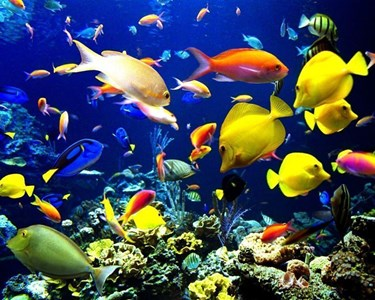
#> input picture Segmentacion de Color/image2.jpg, 375 x 300 px
$ jupyter execute segmentacionDeColoresYCoordenadas.ipynb
#> lines starting #> are read from the running program, lines starting #| are printed output that depends on the picture; after the words box and inside, x2 and y2 are one past the last pixel; in counts of white or black regions, pixels touching at a corner belong together
[cell 1]
import cv2 as cv
import numpy as np
import pandas as pd

[cell 2]
img = cv.imread('image2.jpg', 1)
#> img is the input picture: shape (300, 375, 3); mean B, G, R 91, 78, 67.9
img2 = cv.cvtColor(img, cv.COLOR_BGR2HSV)
#> img2: shape (300, 375, 3); mean H, S, V 83.4, 192.8, 126.4

#Filtro *AMARILLO*
ubb = (25, 60, 60)
uba = (35, 255, 255)

mask= cv.inRange(img2, ubb, uba)
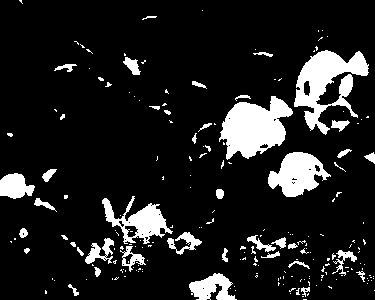
#> mask: shape (300, 375); 12.3% white; 206 white regions (161 under 20 px), largest, box (x1, y1, x2, y2) and area: (219, 96, 293, 160) 2896, (294, 50, 369, 135) 2822, (268, 152, 331, 197) 1668

#Filtro entre 2 rangos *ROJO*
ubb1 = (0, 60, 60)
uba1 = (10, 255, 255)

ubb2 = (170, 60, 60)
uba2 = (180, 255, 255)

mask2= cv.inRange(img2, ubb1, uba1)
#> mask2: shape (300, 375); 1.4% white; 87 white regions (75 under 20 px), largest, box (x1, y1, x2, y2) and area: (209, 58, 288, 81) 377, (262, 223, 291, 242) 180, (191, 127, 216, 156) 148
mask3= cv.inRange(img2, ubb2, uba2)
#> mask3: shape (300, 375); 0.89% white; 75 white regions (69 under 20 px), largest, box (x1, y1, x2, y2) and area: (203, 55, 281, 81) 435, (135, 192, 154, 208) 137, (338, 157, 374, 174) 103, (202, 131, 214, 144) 55, (266, 233, 277, 240) 42, (287, 223, 294, 232) 28

mask1= mask2 + mask3
#> mask1: shape (300, 375); 2.3% white; 80 white regions (66 under 20 px), largest, box (x1, y1, x2, y2) and area: (203, 48, 288, 81) 945, (262, 223, 294, 242) 266, (132, 192, 155, 213) 232

#Filtro *NARANJA*
ubb3 = (11, 130, 130)
uba3 = (24, 255, 255)

mask4= cv.inRange(img2, ubb3, uba3)
#> mask4: shape (300, 375); 2.7% white; 84 white regions (60 under 20 px), largest, box (x1, y1, x2, y2) and area: (212, 49, 287, 70) 644, (319, 72, 351, 105) 389, (318, 105, 343, 134) 327

#Filtro *VERDE*
ubb4 = (36, 60, 60)
uba4 = (84, 255, 255)

mask5= cv.inRange(img2, ubb4, uba4)
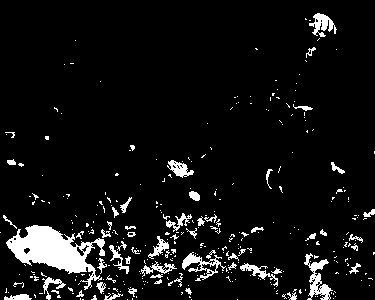
#> mask5: shape (300, 375); 7.1% white; 335 white regions (277 under 20 px), largest, box (x1, y1, x2, y2) and area: (6, 225, 105, 290) 2696, (304, 253, 333, 300) 511, (182, 252, 226, 281) 397

#Filtro *TURQUESA*
ubb5 = (85, 60, 60)
uba5 = (96, 255, 255)

mask6= cv.inRange(img2, ubb5, uba5)
#> mask6: shape (300, 375); 1.9% white; 186 white regions (162 under 20 px), largest, box (x1, y1, x2, y2) and area: (229, 215, 274, 245) 364, (169, 202, 193, 224) 187, (124, 181, 145, 192) 104

#Filtro *AZUL*
ubb6 = (97, 60, 60)
uba6 = (124, 255, 255)

mask7= cv.inRange(img2, ubb6, uba6)
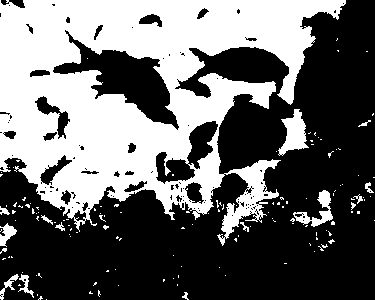
#> mask7: shape (300, 375); 40.7% white; 141 white regions (125 under 20 px), largest, box (x1, y1, x2, y2) and area: (0, 0, 346, 246) 43245, (278, 109, 309, 156) 751, (293, 190, 333, 227) 491

#Filtro *MORADO*
ubb7 = (125, 60, 60)
uba7 = (132, 255, 255)

mask8= cv.inRange(img2, ubb7, uba7)
#> mask8: shape (300, 375); 0.44% white in thin lines or dots, all inside (x1, y1, x2, y2) = (29, 10, 375, 247)

#Filtro *ROSA*
ubb8 = (133, 60, 60)
uba8 = (169, 255, 255)

mask9= cv.inRange(img2, ubb8, uba8)
#> mask9: shape (300, 375); 1.3% white; 70 white regions (56 under 20 px), largest, box (x1, y1, x2, y2) and area: (335, 159, 369, 175) 292, (188, 48, 228, 81) 241, (234, 66, 259, 79) 241

#Filtro *BLANCO*
ubb9 = (0, 0, 168)
uba9 = (172, 60, 255)

mask10= cv.inRange(img2, ubb9, uba9)
#> mask10: shape (300, 375); 4.4% white; 347 white regions (311 under 20 px), largest, box (x1, y1, x2, y2) and area: (71, 41, 139, 103) 1420, (225, 233, 281, 258) 377, (144, 106, 176, 122) 234

#Aplicando filtros
amarillo= cv.bitwise_and(img, img, mask=mask)
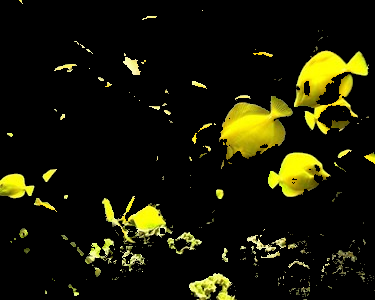
#> amarillo: shape (300, 375, 3); mean B, G, R 5.5, 24, 24.5
rojo= cv.bitwise_and(img, img, mask=mask1)
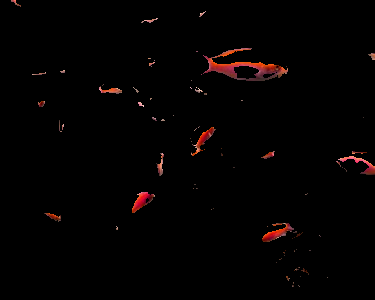
#> rojo: shape (300, 375, 3); mean B, G, R 1.3, 1.5, 3.8
naranja= cv.bitwise_and(img, img, mask=mask4)
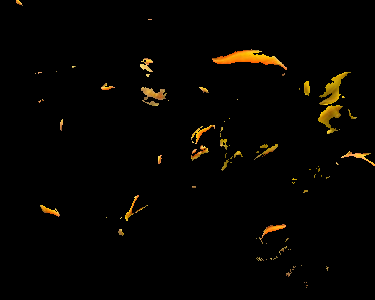
#> naranja: shape (300, 375, 3); mean B, G, R 0.8, 3.9, 5.6
verde= cv.bitwise_and(img, img, mask=mask5)
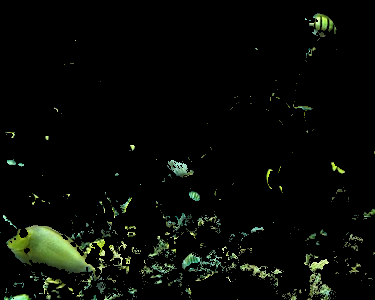
#> verde: shape (300, 375, 3); mean B, G, R 6, 10, 7.7
turquesa= cv.bitwise_and(img, img, mask=mask6)
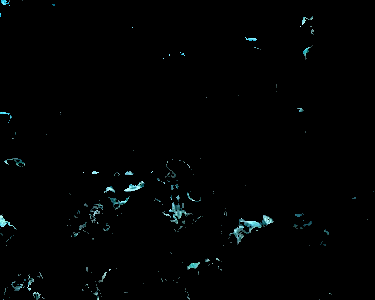
#> turquesa: shape (300, 375, 3); mean B, G, R 2.8, 2.7, 1.5
azul= cv.bitwise_and(img, img, mask=mask7)
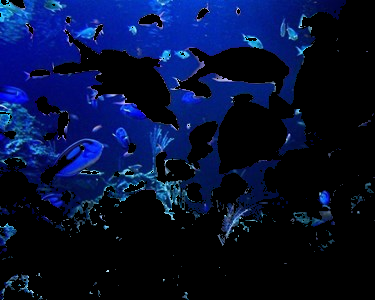
#> azul: shape (300, 375, 3); mean B, G, R 54, 16.1, 5.1
morado= cv.bitwise_and(img, img, mask=mask8)
rosa= cv.bitwise_and(img, img, mask=mask9)
blanco= cv.bitwise_and(img, img, mask=mask10)
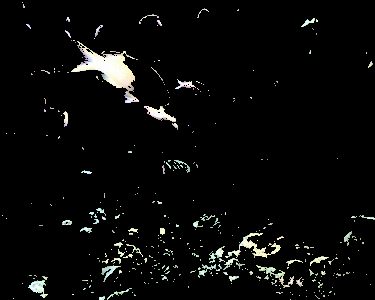
#> blanco: shape (300, 375, 3); mean B, G, R 9.1, 9.9, 9.5

cv.imshow("img", img)
cv.imshow("amarillo", amarillo)
cv.imshow("rojo", rojo)
cv.imshow("naranja", naranja)
cv.imshow("verde", verde)
cv.imshow("turquesa", turquesa)
cv.imshow("azul", azul)
cv.imshow("morado", morado)
cv.imshow("rosa", rosa)
cv.imshow("blanco", blanco)

df = pd.DataFrame(np.transpose(mask.nonzero()), columns=["x","y"])
#> df = table of 13892 rows and 2 columns
df1 = pd.DataFrame(np.transpose(mask1.nonzero()), columns=["x","y"])
#> df1 = table of 2564 rows and 2 columns
df2 = pd.DataFrame(np.transpose(mask4.nonzero()), columns=["x","y"])
#> df2 = table of 3091 rows and 2 columns
df3 = pd.DataFrame(np.transpose(mask5.nonzero()), columns=["x","y"])
#> df3 = table of 8034 rows and 2 columns
df4 = pd.DataFrame(np.transpose(mask6.nonzero()), columns=["x","y"])
#> df4 = table of 2113 rows and 2 columns
df5 = pd.DataFrame(np.transpose(mask7.nonzero()), columns=["x","y"])
#> df5 = table of 45835 rows and 2 columns
df6 = pd.DataFrame(np.transpose(mask8.nonzero()), columns=["x","y"])
#> df6 = table of 492 rows and 2 columns
df7 = pd.DataFrame(np.transpose(mask9.nonzero()), columns=["x","y"])
#> df7 = table of 1420 rows and 2 columns
df8 = pd.DataFrame(np.transpose(mask10.nonzero()), columns=["x","y"])
#> df8 = table of 4942 rows and 2 columns

cv.waitKey(0)
cv.destroyAllWindows()

[cell 3]
print("Coordenadas del amarillo")
df
#> Out = table of 13892 rows and 2 columns

[cell 4]
print("Coordenadas del rojo")
df1
#> Out = table of 2564 rows and 2 columns

[cell 5]
print("Coordenadas del naranja")
df2
#> Out = table of 3091 rows and 2 columns

[cell 6]
print("Coordenadas del verde")
df3
#> Out = table of 8034 rows and 2 columns

[cell 7]
print("Coordenadas del turquesa")
df4
#> Out = table of 2113 rows and 2 columns

[cell 8]
print("Coordenadas del azul")
df5
#> Out = table of 45835 rows and 2 columns

[cell 9]
print("Coordenadas del morado")
df6
#> Out = table of 492 rows and 2 columns

[cell 10]
print("Coordenadas del rosa")
df7
#> Out = table of 1420 rows and 2 columns

[cell 11]
print("Coordenadas del blanco")
df8
#> Out = table of 4942 rows and 2 columns
